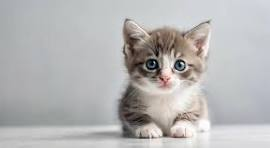
#> input picture task 5/Pro AI/project.jfif, 270 x 148 px
$ jupyter execute image.ipynb   (older library calls are emulated)
#> lines starting #> are read from the running program, lines starting #| are printed output that depends on the picture; after the words box and inside, x2 and y2 are one past the last pixel; in counts of white or black regions, pixels touching at a corner belong together
[cell 1]
import cv2
from matplotlib import pyplot as plt

image_path = 'project.jfif'
image = cv2.imread(image_path)
#> image is the input picture: shape (148, 270, 3); mean B, G, R 181.4, 181.4, 182.5
resized_image = cv2.resize(image, (1900, 800))
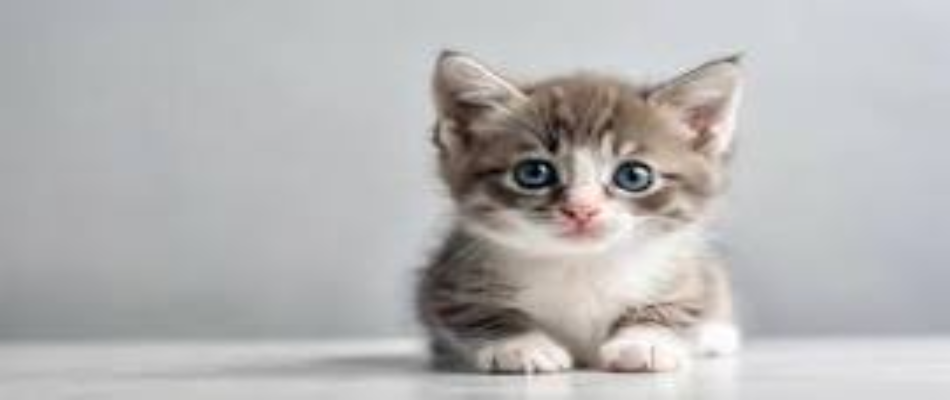
#> resized_image: shape (800, 1900, 3) (shown at 1/2 size); mean B, G, R 181.3, 181.3, 182.4
resized_image_rgb = cv2.cvtColor(resized_image, cv2.COLOR_BGR2RGB)
plt.imshow(resized_image_rgb)
plt.title('Original Image')
plt.axis('off')
plt.show()

[cell 2]
Gaussian = cv2.GaussianBlur(resized_image, (15, 15), 0)
Gaussian_rgb = cv2.cvtColor(Gaussian, cv2.COLOR_BGR2RGB)
plt.imshow(Gaussian_rgb)
plt.title('Gaussian Blurred Image')
plt.axis('off')
plt.show()

[cell 3]
median = cv2.medianBlur(resized_image, 11)
median_rgb = cv2.cvtColor(median, cv2.COLOR_BGR2RGB)

plt.imshow(median_rgb)
plt.title('Median Blurred Image')
plt.axis('off')
plt.show()

[cell 4]
bilateral = cv2.bilateralFilter(resized_image, 15, 150, 150)
bilateral_rgb = cv2.cvtColor(bilateral, cv2.COLOR_BGR2RGB)

plt.imshow(bilateral_rgb)
plt.title('Bilateral Blurred Image')
plt.axis('off')
plt.show()

[cell 5]
import cv2

image = cv2.imread('project.jfif')

gray_image = cv2.cvtColor(image, cv2.COLOR_BGR2GRAY)

cv2.imshow('Grayscale', gray_image)
cv2.waitKey(0)
cv2.destroyAllWindows()

[cell 6]
import cv2

img_weighted = cv2.imread('project.jfif')
rows, cols = img_weighted.shape[:2]
#> rows = 148; cols = 270

for i in range(rows):
    for j in range(cols):
        gray = 0.2989 * img_weighted[i, j][2] + 0.5870 * img_weighted[i, j][1] + 0.1140 * img_weighted[i, j][0]
        img_weighted[i, j] = [gray, gray, gray]

cv2.imshow('Grayscale Image (Weighted)', img_weighted)
cv2.waitKey(0)
cv2.destroyAllWindows()

[cell 7]
import cv2

img = cv2.imread('project.jfif')
rows, cols = img.shape[:2]

for i in range(rows):
    for j in range(cols):
        gray = (img[i, j, 0] + img[i, j, 1] + img[i, j, 2]) / 3
        img[i, j] = [gray, gray, gray]
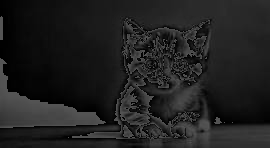
#> img: shape (148, 270, 3); min 0, max 85, mean 32

cv2.imshow('Grayscale Image (Average)', img)
cv2.waitKey(0)
cv2.destroyAllWindows()

[cell 8]
import cv2
import numpy as np
import matplotlib.pyplot as plt

image = cv2.imread('project.jfif')
image_rgb = cv2.cvtColor(image, cv2.COLOR_BGR2RGB)
scale_factor_1 = 3.0
scale_factor_2 = 1/3.0
height, width = image_rgb.shape[:2]
#> height = 148; width = 270
new_height = int(height * scale_factor_1)
#> new_height = 444
new_width = int(width * scale_factor_1)
#> new_width = 810

zoomed_image = cv2.resize(src =image_rgb,
                          dsize=(new_width, new_height),
                          interpolation=cv2.INTER_CUBIC)

new_height1 = int(height * scale_factor_2)
#> new_height1 = 49
new_width1 = int(width * scale_factor_2)
#> new_width1 = 90
scaled_image = cv2.resize(src= image_rgb,
                          dsize =(new_width1, new_height1),
                          interpolation=cv2.INTER_AREA)

fig, axs = plt.subplots(1, 3, figsize=(10, 4))
axs[0].imshow(image_rgb)
axs[0].set_title('Original Image Shape:'+str(image_rgb.shape))
axs[1].imshow(zoomed_image)
axs[1].set_title('Zoomed Image Shape:'+str(zoomed_image.shape))
axs[2].imshow(scaled_image)
axs[2].set_title('Scaled Image Shape:'+str(scaled_image.shape))

for ax in axs:
    ax.set_xticks([])
    ax.set_yticks([])

plt.tight_layout()
plt.show()

[cell 9]
import cv2
import matplotlib.pyplot as plt
img = cv2.imread('project.jfif')
image_rgb = cv2.cvtColor(img, cv2.COLOR_BGR2RGB)
center = (image_rgb.shape[1] // 2, image_rgb.shape[0] // 2)
#> center = (135, 74)
angle = 30
scale = 1
rotation_matrix = cv2.getRotationMatrix2D(center, angle, scale)
rotated_image = cv2.warpAffine(image_rgb, rotation_matrix, (img.shape[1], img.shape[0]))
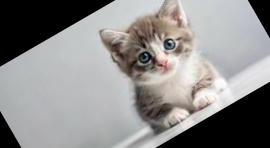
#> rotated_image: shape (148, 270, 3); mean R, G, B 142, 140.5, 140

fig, axs = plt.subplots(1, 2, figsize=(7, 4))
axs[0].imshow(image_rgb)
axs[0].set_title('Original Image')
axs[1].imshow(rotated_image)
axs[1].set_title('Image Rotation')
for ax in axs:
    ax.set_xticks([])
    ax.set_yticks([])

plt.tight_layout()
plt.show()

[cell 10]
import cv2
import matplotlib.pyplot as plt
import numpy as np

img = cv2.imread('project.jfif')
image_rgb = cv2.cvtColor(img, cv2.COLOR_BGR2RGB)
width, height = image_rgb.shape[1], image_rgb.shape[0]

tx, ty = 100, 70
translation_matrix = np.array([[1, 0, tx], [0, 1, ty]], dtype=np.float32)
translated_image = cv2.warpAffine(image_rgb, translation_matrix, (width, height))
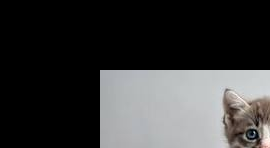
#> translated_image: shape (148, 270, 3); mean R, G, B 58, 57.9, 57.9

fig, axs = plt.subplots(1, 2, figsize=(7, 4))
axs[0].imshow(image_rgb), axs[0].set_title('Original Image')
axs[1].imshow(translated_image), axs[1].set_title('Image Translation')

for ax in axs:
    ax.set_xticks([]), ax.set_yticks([])

plt.tight_layout()
plt.show()

[cell 11]
import cv2
import numpy as np
import matplotlib.pyplot as plt

image = cv2.imread('project.jfif')
image_rgb = cv2.cvtColor(image, cv2.COLOR_BGR2RGB)
width, height = image_rgb.shape[1], image_rgb.shape[0]

shearX, shearY = -0.15, 0
transformation_matrix = np.array([[1, shearX, 0], [0, 1, shearY]], dtype=np.float32)
sheared_image = cv2.warpAffine(image_rgb, transformation_matrix, (width, height))

fig, axs = plt.subplots(1, 2, figsize=(7, 4))
axs[0].imshow(image_rgb), axs[0].set_title('Original Image')
axs[1].imshow(sheared_image), axs[1].set_title('Sheared Image')

for ax in axs:
    ax.set_xticks([]), ax.set_yticks([])

plt.tight_layout()
plt.show()

[cell 12]
import cv2
import numpy as np
import matplotlib.pyplot as plt

image = cv2.imread('project.jfif')
image_rgb = cv2.cvtColor(image, cv2.COLOR_BGR2RGB)
b, g, r = cv2.split(image_rgb)

b_normalized = cv2.normalize(b.astype('float'), None, 0, 1, cv2.NORM_MINMAX)
g_normalized = cv2.normalize(g.astype('float'), None, 0, 1, cv2.NORM_MINMAX)
r_normalized = cv2.normalize(r.astype('float'), None, 0, 1, cv2.NORM_MINMAX)

normalized_image = cv2.merge((b_normalized, g_normalized, r_normalized))
print(normalized_image[:, :, 0])
#> (printed output is left out)

plt.imshow(normalized_image)
plt.xticks([]),
plt.yticks([]),
plt.title('Normalized Image')
plt.show()

[cell 13]
import cv2
import numpy as np
import matplotlib.pyplot as plt

img = cv2.imread('project.jfif')
image_rgb = cv2.cvtColor(img, cv2.COLOR_BGR2RGB)
edges = cv2.Canny(image_rgb, 100, 700)
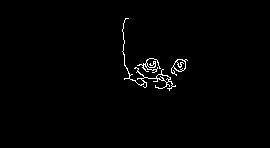
#> edges: shape (148, 270); 1.1% white in thin lines or dots, all inside (x1, y1, x2, y2) = (122, 18, 188, 91)

fig, axs = plt.subplots(1, 2, figsize=(7, 4))
axs[0].imshow(image_rgb), axs[0].set_title('Original Image')
axs[1].imshow(edges), axs[1].set_title('Image Edges')

for ax in axs:
    ax.set_xticks([]), ax.set_yticks([])

plt.tight_layout()
plt.show()

[cell 14]
import cv2
import numpy as np
import matplotlib.pyplot as plt

image = cv2.imread('project.jfif')
image_rgb = cv2.cvtColor(image, cv2.COLOR_BGR2RGB)
blurred = cv2.GaussianBlur(image, (3, 3), 0)
blurred_rgb = cv2.cvtColor(blurred, cv2.COLOR_BGR2RGB)

fig, axs = plt.subplots(1, 2, figsize=(7, 4))
axs[0].imshow(image_rgb), axs[0].set_title('Original Image')
axs[1].imshow(blurred_rgb), axs[1].set_title('Blurred Image')

for ax in axs:
    ax.set_xticks([]), ax.set_yticks([])

plt.tight_layout()
plt.show()

[cell 15]
import cv2
import numpy as np
import matplotlib.pyplot as plt

image = cv2.imread('project.jfif')
image_gray = cv2.cvtColor(image, cv2.COLOR_BGR2GRAY)
kernel = np.ones((3, 3), np.uint8)

dilated = cv2.dilate(image_gray, kernel, iterations=2)
eroded = cv2.erode(image_gray, kernel, iterations=2)
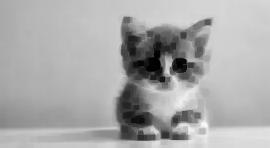
#> eroded: shape (148, 270); min 1, max 249, mean 169.7
opening = cv2.morphologyEx(image_gray, cv2.MORPH_OPEN, kernel)
closing = cv2.morphologyEx(image_gray, cv2.MORPH_CLOSE, kernel)

fig, axs = plt.subplots(2, 2, figsize=(7, 7))
axs[0, 0].imshow(dilated, cmap='Greys'), axs[0, 0].set_title('Dilated Image')
axs[0, 1].imshow(eroded, cmap='Greys'), axs[0, 1].set_title('Eroded Image')
axs[1, 0].imshow(opening, cmap='Greys'), axs[1, 0].set_title('Opening')
axs[1, 1].imshow(closing, cmap='Greys'), axs[1, 1].set_title('Closing')

for ax in axs.flatten():
    ax.set_xticks([]), ax.set_yticks([])

plt.tight_layout()
plt.show()

[cell 16]
import cv2
import numpy as np

# Open the image.
img = cv2.imread('project.jfif')

# Apply log transform.
c = 255/(np.log(1 + np.max(img)))
#> c = 45.99
log_transformed = c * np.log(1 + img)
#> log_transformed: shape (148, 270, 3) float16; 0.08% of the values are NaN or infinite; the others: min 0, max 255, mean 238

# Specify the data type.
log_transformed = np.array(log_transformed, dtype = np.uint8)
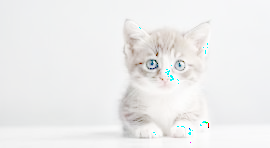
#> log_transformed: shape (148, 270, 3); mean B, G, R 237.2, 237.5, 237.5

# Save the output.
cv2.imwrite('log_transformed.jpg', log_transformed)
#> Out = True

[cell 17]
import cv2
import numpy as np

# Open the image.
img = cv2.imread('project.jfif')

# Trying 4 gamma values.
for gamma in [0.1, 0.5, 1.2, 2.2]:

    # Apply gamma correction.
    gamma_corrected = np.array(255*(img / 255) ** gamma, dtype = 'uint8')

    # Save edited images.
    cv2.imwrite('gamma_transformed'+str(gamma)+'.jpg', gamma_corrected)

[cell 18]
import cv2
import numpy as np

# Function to map each intensity level to output intensity level.
def pixelVal(pix, r1, s1, r2, s2):
    if (0 <= pix and pix <= r1):
        return (s1 / r1)*pix
    elif (r1 < pix and pix <= r2):
        return ((s2 - s1)/(r2 - r1)) * (pix - r1) + s1
    else:
        return ((255 - s2)/(255 - r2)) * (pix - r2) + s2

# Open the image.
img = cv2.imread('project.jfif')

# Define parameters.
r1 = 70
s1 = 0
r2 = 140
s2 = 255

# Vectorize the function to apply it to each value in the Numpy array.
pixelVal_vec = np.vectorize(pixelVal)

# Apply contrast stretching.
contrast_stretched = pixelVal_vec(img, r1, s1, r2, s2)
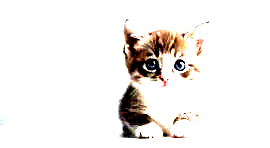
#> contrast_stretched: shape (148, 270, 3) float64; mean B, G, R 236.4, 238.7, 242

# Save edited image.
cv2.imwrite('contrast_stretch.jpg', contrast_stretched)
#> Out = True

[cell 19]
# from google.colab.patches import cv2_imshow

[cell 20]
import cv2
import numpy as np

image = cv2.imread('project.jfif')

# Check if image loaded correctly
if image is None:
    print("Error: Could not find or open the image.")
else:
    # Use standard OpenCV display
    cv2.imshow('Image Preview', image)

    # This keeps the window open until you press any key
    cv2.waitKey(0)

    # This cleans up and closes the window
    cv2.destroyAllWindows()

[cell 21]
import cv2
import numpy as np
import matplotlib.pyplot as plt

img = cv2.imread('project.jfif')
rows, cols, _ = img.shape

M_left = np.float32([[1, 0, -50], [0, 1, 0]])
M_right = np.float32([[1, 0, 50], [0, 1, 0]])
M_top = np.float32([[1, 0, 0], [0, 1, 50]])
M_bottom = np.float32([[1, 0, 0], [0, 1, -50]])

img_left = cv2.warpAffine(img, M_left, (cols, rows))
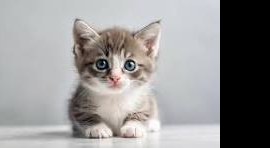
#> img_left: shape (148, 270, 3); mean B, G, R 148.6, 148.9, 150.3
img_right = cv2.warpAffine(img, M_right, (cols, rows))
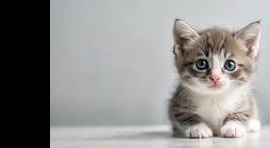
#> img_right: shape (148, 270, 3); mean B, G, R 143, 143.9, 145.5
img_top = cv2.warpAffine(img, M_top, (cols, rows))
img_bottom = cv2.warpAffine(img, M_bottom, (cols, rows))

plt.subplot(221), plt.imshow(img_left), plt.title('Left')
plt.subplot(222), plt.imshow(img_right), plt.title('Right')
plt.subplot(223), plt.imshow(img_top), plt.title('Top')
plt.subplot(224), plt.imshow(img_bottom), plt.title('Bottom')
plt.show()

[cell 22]
import cv2
import numpy as np

# Load the image
image = cv2.imread('project.jfif')

# Check if the image actually loaded (to avoid errors on the next line)
if image is not None:
    downsampled_image = cv2.pyrDown(image)

    # REPLACEMENT FOR cv2_imshow:
    cv2.imshow('Downsampled Image', downsampled_image)

    # IMPORTANT: This line waits for you to press a key before closing the window
    cv2.waitKey(0)
    cv2.destroyAllWindows()
else:
    print("Error: Could not find 'project.jfif'. Check the file path.")

[cell 23]
import cv2
import numpy as np
import matplotlib.pyplot as plt

[cell 24]
img = cv2.imread('project.jfif', 0)
equ = cv2.equalizeHist(img)
res = np.hstack((img, equ))

[cell 25]
plt.figure(figsize=(10, 5))
plt.imshow(res, cmap='gray')
plt.title("Original vs Equalized Image")
plt.axis('off')
plt.show()

[cell 26]
import cv2
src = cv2.imread(r'project.jfif')  # Read the image

# Convert to Grayscale
gray_image = cv2.cvtColor(src, cv2.COLOR_BGR2GRAY)

# Display
cv2.imshow("Grayscale Image", gray_image)
cv2.waitKey(0)
cv2.destroyAllWindows()

[cell 27]
import cv2
src = cv2.imread(r'project.jfif')  # Read the image

# Convert to HSV
hsv_image = cv2.cvtColor(src, cv2.COLOR_BGR2HSV)

cv2.imshow("HSV Image", hsv_image)
cv2.waitKey(0)
cv2.destroyAllWindows()

[cell 28]
import cv2
import matplotlib.pyplot as plt
src = cv2.imread(r'project.jfif')  # Read the image

# Convert from BGR to RGB
rgb_image = cv2.cvtColor(src, cv2.COLOR_BGR2RGB)

# Display with Matplotlib
plt.imshow(rgb_image)
plt.title("RGB Image for Matplotlib")
plt.axis('off')
plt.show()

[cell 29]
img = cv2.imread('project.jfif', 0) # The '0' here tells OpenCV to load the image in Grayscale mode immediately.

[cell 30]
img = cv2.imread('project.jfif', 0)
# No conversion needed!
cv2.imshow('Grayscale', img)

[cell 31]
# Python program to read image
# as HSV color space

# Importing cv2 module
import cv2

# Reads the image
img = cv2.imread('project.jfif')

# Converts to HSV color space
img = cv2.cvtColor(img, cv2.COLOR_BGR2HSV)

# Shows the image
cv2.imshow('image', img)

cv2.waitKey(0)
cv2.destroyAllWindows()

[cell 32]
# Python program to read image
# as EdgeMap

# Importing cv2 module
import cv2

# Reads the image
img = cv2.imread('project.jfif')


laplacian = cv2.Laplacian(img, cv2.CV_64F)
cv2.imshow('EdgeMap', laplacian)

cv2.waitKey(0)
cv2.destroyAllWindows()

[cell 33]
# Python program to visualize
# Heat map of image

# Importing matplotlib and cv2
import matplotlib.pyplot as plt
import cv2

# reads the image
img = cv2.imread('project.jfif', 0)

# plot heat map image
plt.imshow(img, cmap ='hot')

[cell 34]
import cv2

image = cv2.imread("project.jfif")
image = cv2.copyMakeBorder( image, 10, 10, 10, 10, cv2.BORDER_CONSTANT, value=(0, 0, 0))

cv2.imshow("Bordered Image", image)
cv2.waitKey(0)
cv2.destroyAllWindows()

[cell 35]
import cv2

image = cv2.imread("project.jfif")

border_reflect = cv2.copyMakeBorder(image, 50, 50, 50, 50, cv2.BORDER_REFLECT)
border_reflect_101 = cv2.copyMakeBorder(image, 50, 50, 50, 50, cv2.BORDER_REFLECT_101)
border_replicate = cv2.copyMakeBorder(image, 50, 50, 50, 50, cv2.BORDER_REPLICATE)

cv2.imshow("Border Reflect", border_reflect)
cv2.imshow("Border Reflect 101", border_reflect_101)
cv2.imshow("Border Replicate", border_replicate)

cv2.waitKey(0)
cv2.destroyAllWindows()

[cell 36]
import cv2

image = cv2.imread("project.jfif")
bordered_image = cv2.copyMakeBorder(image, 10, 10, 10, 10, cv2.BORDER_CONSTANT, value=(0, 0, 255))

cv2.imshow("Red Border Image", bordered_image)
cv2.waitKey(0)
cv2.destroyAllWindows()

[cell 37]
import cv2
import numpy as np
import matplotlib.pyplot as plt

image = cv2.imread('project.jfif')
gray_image = cv2.cvtColor(image, cv2.COLOR_BGR2GRAY)

[cell 38]
def show_image(img, title):
    plt.imshow(img, cmap='gray')
    plt.title(title)
    plt.axis('off')
    plt.show()

[cell 39]
show_image(gray_image, 'project.jfif')

[cell 40]
_, thresh_binary = cv2.threshold(gray_image, 120, 255, cv2.THRESH_BINARY)
show_image(thresh_binary, 'project.jfif ')
